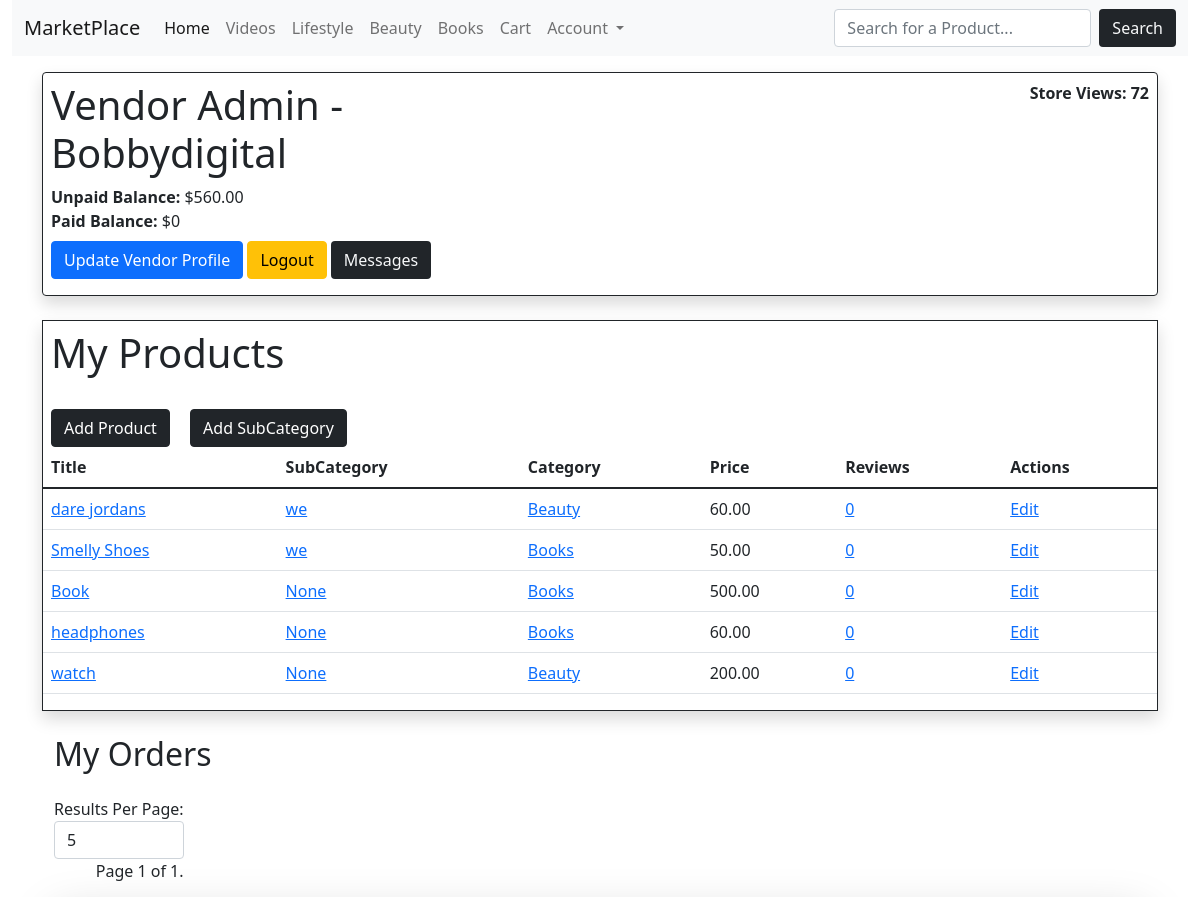
The page /vendors/admin/ (signed in, upper part) on the database as committed earlier.
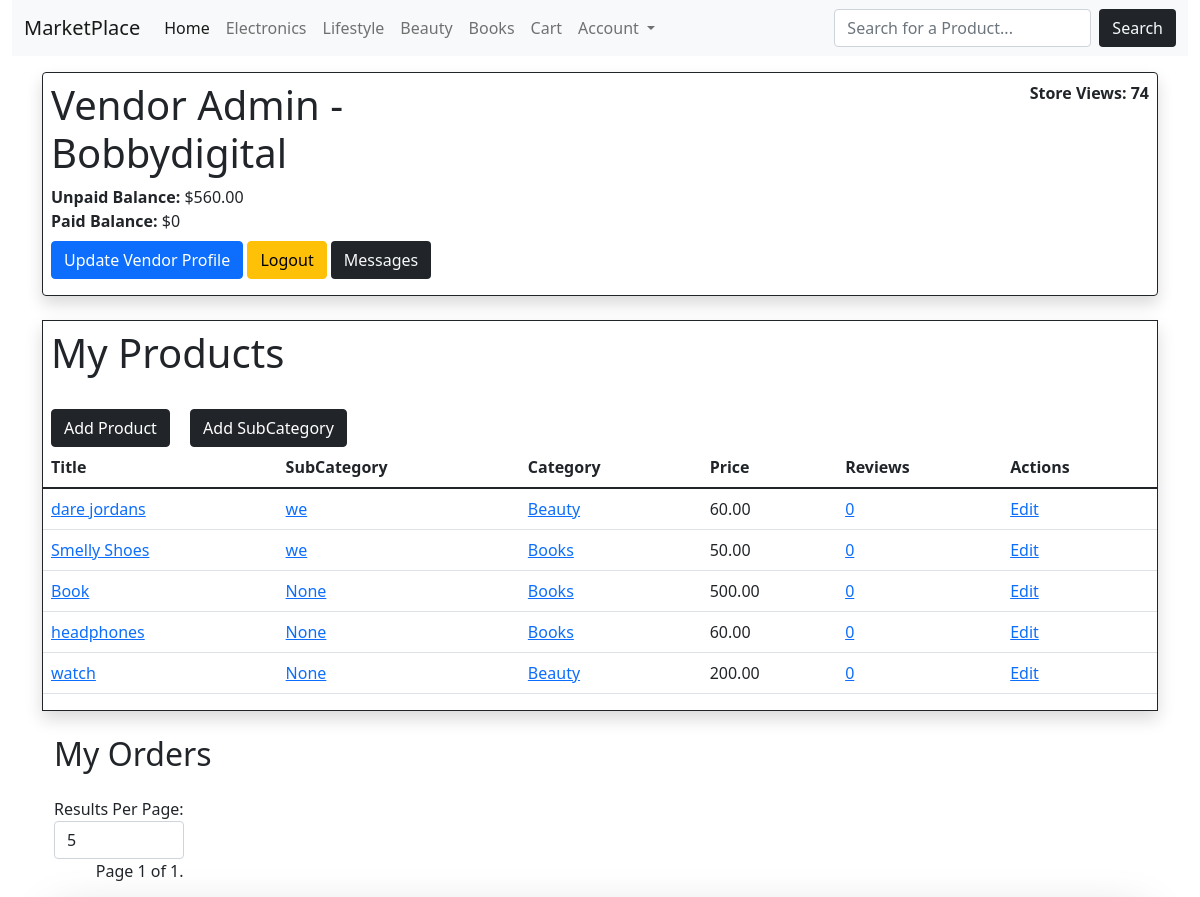
The same page on the database as committed later.
### product/models.py (models this page shows, shortened)
class Category(models.Model):
	title = models.CharField(max_length=255)
	slug = models.SlugField(max_length=255)
	ordering = models.IntegerField(default=0)
	class Meta:
		ordering = ['ordering']
	def __str__(self):
		return self.title

class Product(models.Model):
	category = models.ForeignKey(Category, related_name='products', on_delete=models.CASCADE,blank=True, null=True)
	subcategory = models.ForeignKey(SubCategory, related_name='products', on_delete=models.CASCADE,blank=True, null=True)
	vendor = models.ForeignKey(Vendor, related_name = 'products', on_delete=models.CASCADE)
	title = models.CharField(max_length=255)
	slug = models.SlugField(max_length=255)
	description = models.TextField(blank=True, null=True)
	price = models.DecimalField(max_digits=6, decimal_places=2)
	created = models.DateTimeField(auto_now=True, auto_now_add=False)
	date_added = models.DateTimeField(auto_now_add=True, auto_now=False)
	image = models.ImageField(upload_to='uploads/', blank=True,null=True)
	thumbnail = models.ImageField(upload_to='uploads/', blank=True, null=True)
	class Meta:
		ordering = ['-date_added']

### vendor/models.py (models this page shows, shortened)
class Vendor(models.Model):
	owner = models.OneToOneField(User, related_name='vendor', on_delete=models.CASCADE)
	title = models.CharField(max_length=255,verbose_name='Store/Vendor Title')
	email = models.CharField(max_length=255, verbose_name='E-mail', blank=True,null=True)
	description = models.TextField(max_length=500,blank=True, null=True,verbose_name="Description")
	created = models.DateTimeField(auto_now_add=True, auto_now=False)
	updated = models.DateTimeField(auto_now_add=False, auto_now=True)
	views = models.IntegerField(default=0)
	city = models.CharField(max_length=255, blank=True, null=True, verbose_name="City")
	state = models.CharField(max_length=255,blank=True, null=True, verbose_name="State/Province")
	address1 = models.CharField(max_length=255, blank=True, null=True, verbose_name="Address Line 1")
	address2 = models.CharField(max_length=255, blank=True, null=True, verbose_name="Address Line 2")
	zipcode = models.CharField(max_length=8, blank=True, null=True, verbose_name='Zip/Postal Code')
	class Meta:
		ordering = ['title']
	def get_unpaid_balance(self):
		items = self.items.filter(vendor_paid=False,order__vendors__in=[self.id])
		return sum((item.product.price * item.quantity) for item in items)
	def get_paid_balance(self):
		items = self.items.filter(vendor_paid=True,order__vendors__in=[self.id])
		return sum((item.product.price * item.quantity) for item in items)

### order/models.py (models this page shows, shortened)
class OrderItem(models.Model):
	order = models.ForeignKey(Order, related_name="items", on_delete=models.CASCADE)
	product = models.ForeignKey(Product,related_name="items", on_delete=models.CASCADE)
	vendor = models.ForeignKey(Vendor, related_name="items", on_delete=models.CASCADE)
	vendor_paid = models.BooleanField(default=False)
	price = models.DecimalField(max_digits=8, decimal_places=2)
	quantity = models.IntegerField(default=1)
	def get_total_price(self):
		return int(self.price * self.quantity)

### vendor/views.py (the view)
# urls.py: path('admin/',views.vendorAdmin,name='vendorAdmin'),
@login_required
def vendorAdmin(request):
	perPage = request.GET.get('perPage',5)
	resForm = ResultForm(initial={'perPage':perPage})
	vendor = request.user.vendor
	products = vendor.products.all()
	orders = vendor.orders.all()
	paginator = Paginator(orders,perPage)
	page_number = request.GET.get('page')
	page_obj = paginator.get_page(page_number)
	for order in orders:
		order.vendor_amount = 0
		order.vendor_paid_amount = 0
		order.fully_paid = True
		for item in order.items.all():
			if item.vendor == request.user.vendor:
				if item.vendor_paid:
					order.vendor_paid_amount += item.get_total_price()
				else:
					order.vendor_amount += item.get_total_price()
					order.fully_paid = False
	context = { 'vendor':vendor,
				'products':products,
				'page_obj':page_obj,
				'resForm':resForm,
				}
	return render(request,'vendor/admin.html',context)

### cart/forms.py
class ResultForm(forms.Form):
	perPage = forms.MultipleChoiceField(choices=((5, ("5")),
	                                        (10, ("10")),
	                                        (25, ("25")),
	                                        (50, ("50")),
	                                        (100, ("100"))),
	                                required=False, label='Results Per Page:',
	                                widget = forms.Select(attrs = {'onchange' : "Result();"}))

### cart/cart.py (called while the page is built)
	def __len__(self):
		return sum(item['quantity'] for item in self.cart.values())

### cart/context_processors.py (called while the page is built)
def cart(request):
	return ({'cart':Cart(request)})

### order/models.py (called while the page is built)
	@property
	def get_cart_total(self):
		orderitems = self.items.all()
		total = sum([item.get_total_price() for item in orderitems])
		return total

	@property
	def get_cart_items(self):
		orderitems = self.items.all()
		total = sum([item.quantity for item in orderitems])
		return total

### product/context_processors.py (called while the page is built)
def menu_categories(request):
	categories = Category.objects.all()
	return {'menu_categories':categories}

### product/models.py (called while the page is built)
	def __str__(self):
		return self.title

### vendor/templates/vendor/admin.html (shortened to what this page needs)
{% extends 'site/main.html' %}
{% load crispy_forms_tags %}
{% block content %}
<div class="border border-dark shadow rounded my-3 p-2">
	<div class="row">
		<div class="col">
			<h1 class='display-6'> Vendor Admin - {{ vendor.title  }}</h1>
			<strong>Unpaid Balance:</strong> ${{vendor.get_unpaid_balance}}<br>
			<strong>Paid Balance:</strong> ${{vendor.get_paid_balance}}<br>
			<div class="my-2">
			<a class="btn btn-primary"href="{% url 'vendorEdit' %}">Update Vendor Profile</a>
			<a class="btn btn-warning"href="{% url 'vendor_logout' %}">Logout</a>
			<a class="btn bg-dark text-light justify-content-end" href="{% url 'vendorInbox' %}">Messages</a>
			</div>
		</div>
		<div class="col">
			<p class="text-end"><strong>Store Views: {{vendor.views}}</strong></p>
		</div>
	</div>
</div>
<div class="border border-dark shadow border-round mt-4">
	<h2 class='mb-4 p-2 display-6 '> My Products </h1>
		<a class="btn btn-dark mx-2" href="{% url 'addProduct' %}">Add Product</a>
		<a id="subcategoryButton" class="btn btn-dark mx-2" href="{% url 'addSubCategory' %}">Add SubCategory</a>
		{% if products %}
		<table class="table is-fullwidth">
			<thead>
				<tr>
					<th>Title </th>
					<th>SubCategory</th>
					<th>Category </th>
					<th>Price</th>
					<th>Reviews</th>
					<th>Actions</th>
				</tr>
			</thead>
			<tbody>
				{% for product in products %}
				<tr>
					<td><a href="{% url 'productDetail' product.category.slug product.slug %}">{{product.title}}</a></td>
					<td><a href="{% url 'productDetail' product.category.slug product.slug %}">{{product.subcategory}}</a></td>
					<td><a href="{% url 'productCategory' product.category.slug %}">{{product.category}}</a></td>
					<td>{{product.price}}</td>
					<td><a href="">{{ product.productReviews.all.count }}</a></td>
					<td><a href="{% url 'updateProduct' product.id %}">Edit</a></td>
				</tr>
				{% endfor %}
			</tbody>
		</table>
		{% else %}
		<p>You haven't listed any yet!</p>
		{% endif %}
</div>
<div class='container'>
	<h2 class='my-4'>My Orders</h2>
<div class="pagination">
    <span class="step-links">
        	<form id="results" method="GET" action="">
        		{{ resForm|crispy }}
        	</form>
			        <span class="current d-flex justify-content-end">
            Page {{ page_obj.number }} of {{ page_obj.paginator.num_pages }}.
        </span>
    </span>
</div>
</div>
{% endblock %}

### base/templates/site/navbar.html (shortened to what this page needs)
<nav class="navbar navbar-expand-lg navbar-light bg-light">
  <div class="container-fluid">
    <a class="navbar-brand" href="/">MarketPlace</a>
    <div class="collapse navbar-collapse" id="navbarNav">
      <ul class="navbar-nav me-auto mb-2 mb-lg-0">
        <li class="nav-item">
          <a class="nav-link active" aria-current="page" href="/">Home</a>
        </li>
        {% for category in menu_categories %}
        <li class="nav-item">
          <a class="nav-link" href="{% url 'productCategory' category.slug %}">{{category}}</a>
        </li>
        {% endfor %}
        <li class="nav-item">
          <a href="{% url 'cart' %}" class="nav-link">Cart{% if cart %}({{cart|length}}){% endif %}</a>
        </li>
          <li class="nav-item dropdown">
          <a class="nav-link dropdown-toggle" href="#" id="navbarDarkDropdownMenuLink" role="button" data-bs-toggle="dropdown" aria-expanded="false">
            Account
          </a>
        </li>
      </ul>
        <form class="d-flex"method="GET" action="{% url 'search' %}">
            <input class="form-control me-2" type="text" class="input" placeholder="Search for a Product..." name="query">
            <button class="btn bg-dark text-light" type="submit" >Search</button>
        </form>
    </div>
  </div>
</nav>

Rows that differ between the two databases and show on the page:
removed Category: title "Videos"
added Category: title "Electronics"
changed Vendor "Bobbydigital": views "72" → "74"
